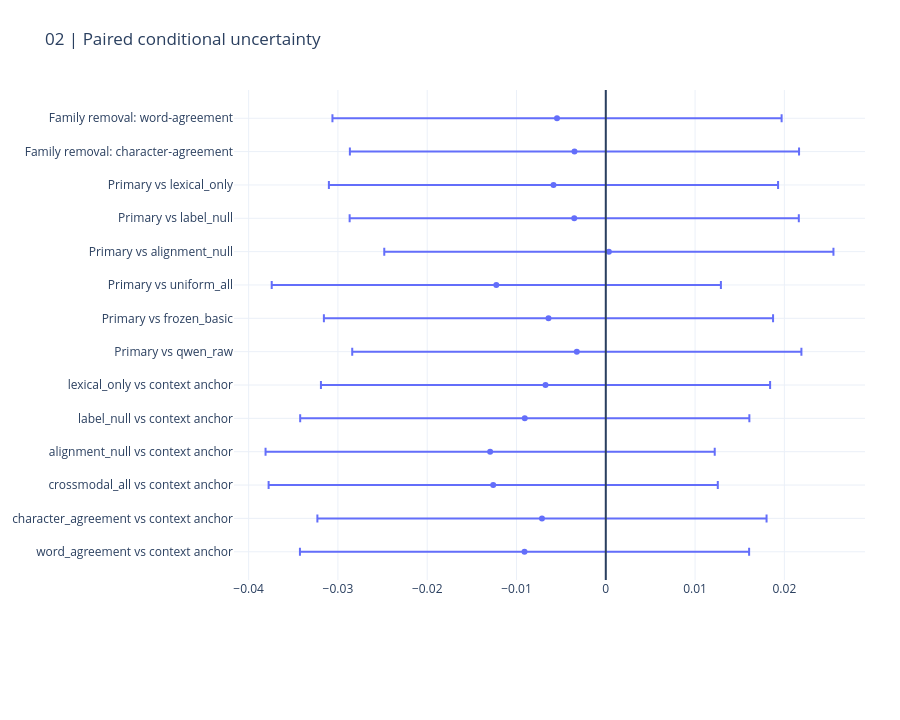

Write notebook code for a chart like this one.
### Markdown cell above
## 2. Conditional uncertainty

A mean improvement can hide a policy regression. Paired intervals cover this round, not all adaptive research choices or future policies.

### Code cell
display(pd.DataFrame(RESULT["comparisons"]))
CHARTS[1].show(renderer="plotly_mimetype")

### Figure 1 — Plotly figure (JSON) as saved in the notebook; plotly's stock layout.template omitted (floating-point values rounded to 4 significant figures)
{"data": [{"error_x": {"array": [0.02515, 0.02515, 0.02515, 0.02515, 0.02515, 0.02515, 0.02515, 0.02515, 0.02515, 0.02515, 0.02515, 0.02515, 0.02515, 0.02515]}, "mode": "markers", "type": "scatter", "x": [-0.0091, -0.007147, -0.01261, -0.01295, -0.009074, -0.006749, -0.003244, -0.006419, -0.01226, 0.0003443, -0.003534, -0.005859, -0.003508, -0.005461], "y": ["word_agreement vs context anchor", "character_agreement vs context anchor", "crossmodal_all vs context anchor", "alignment_null vs context anchor", "label_null vs context anchor", "lexical_only vs context anchor", "Primary vs qwen_raw", "Primary vs frozen_basic", "Primary vs uniform_all", "Primary vs alignment_null", "Primary vs label_null", "Primary vs lexical_only", "Family removal: character-agreement", "Family removal: word-agreement"]}], "layout": {"height": 720, "margin": {"b": 140, "l": 130, "r": 35, "t": 90}, "shapes": [{"type": "line", "x0": 0, "x1": 0, "xref": "x", "y0": 0, "y1": 1, "yref": "y domain"}], "title": {"text": "02 | Paired conditional uncertainty"}, "xaxis": {"automargin": true}, "yaxis": {"automargin": true}}}
